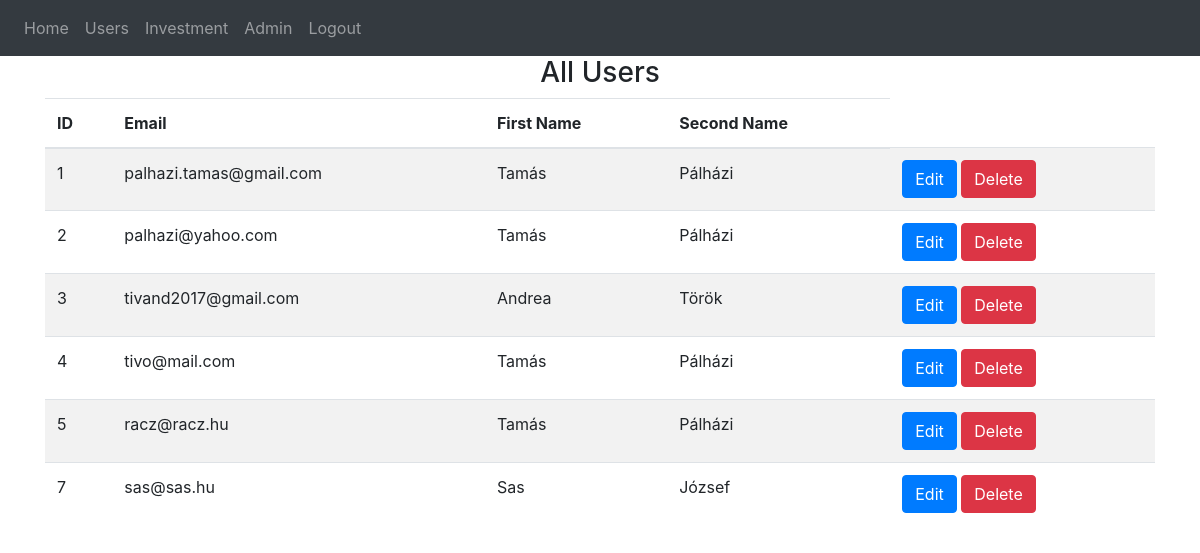
Page /all-users (signed in) on the earlier database version.
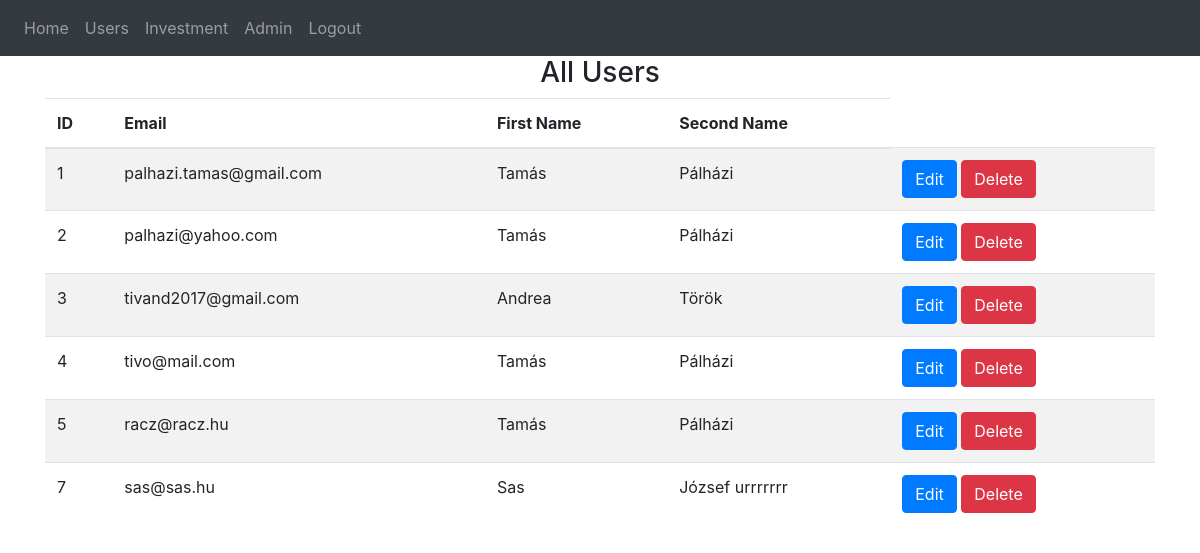
Same page on the later database version.
### website/models.py (models this page shows)
class User(db.Model, UserMixin):
    id = db.Column(db.Integer, primary_key=True)
    email = db.Column(db.String(150), unique=True)
    password = db.Column(db.String(150))
    first_name = db.Column(db.String(150))
    second_name = db.Column(db.String(150))
    notes = db.relationship('Note')
    is_approved = db.Column(db.Boolean, default=False)

### website/views.py (the view)
@views.route('/all-users', methods=['GET'])
@login_required
def all_users():
    users = User.query.all()
    return render_template("all_users.html", users=users, user=current_user)

### website/__init__.py (called while the page is built)
def create_app():
    app = Flask(__name__)
    app.config['SECRET_KEY'] = 'hjshjhdjah kjshkjdhjs'
    app.config['SQLALCHEMY_DATABASE_URI'] = f'sqlite:///{DB_NAME}'
    db.init_app(app)
    from .views import views
    from .auth import auth
    app.register_blueprint(views, url_prefix='/')
    app.register_blueprint(auth, url_prefix='/')
    from .models import User, Note
    with app.app_context():
        db.create_all()
    login_manager = LoginManager()
    login_manager.login_view = 'auth.login'
    login_manager.init_app(app)
    @login_manager.user_loader
    def load_user(id):
        return User.query.get(int(id))
    return app

### website/templates/all_users.html (shortened to what this page needs)
{% extends "base.html" %}
{% block content %}
    <h3 align="center">All Users</h3>
    <table class="table table-striped">
        <thead>
            <tr>
                <th scope="col">ID</th>
                <th scope="col">Email</th>
                <th scope="col">First Name</th>
                <th scope="col">Second Name</th>
            </tr>
        </thead>
        <tbody>
            {% for user in users %}
                <tr>
                    <td>{{ user.id }}</td>
                    <td>{{ user.email }}</td>
                    <td>{{ user.first_name }}</td>
                    <td>{{ user.second_name }}</td>
                    <td>
                        <a href="{{ url_for('views.edit_user', user_id=user.id) }}" class="btn btn-primary">Edit</a>
                        <a href="{{ url_for('views.delete_user', user_id=user.id) }}" class="btn btn-danger">Delete</a>
                      </td>
                </tr>
            {% endfor %}
        </tbody>
    </table>
{% endblock %}

### website/templates/base.html (shortened to what this page needs)
<!DOCTYPE html>
<html>
  <head>
    <link
      rel="stylesheet"
      href="https://stackpath.bootstrapcdn.com/bootstrap/4.4.1/css/bootstrap.min.css"
    />
    <link
      rel="stylesheet"
      href="https://stackpath.bootstrapcdn.com/font-awesome/4.7.0/css/font-awesome.min.css"
    />
  </head>
  <body>
    <nav class="navbar navbar-expand-lg navbar-dark bg-dark">
      <div class="collapse navbar-collapse" id="navbar">
        <div class="navbar-nav">
          {% if user.is_authenticated %}
          <a class="nav-item nav-link" id="home" href="/">Home</a>
          <a class="nav-item nav-link" id="allUsers" href="{{ url_for('views.all_users') }}">Users</a>
          <a class="nav-item nav-link" id="createInvestment" href="{{ url_for('views.create_investment') }}">Investment</a>
          <a class="nav-item nav-link" id="adminDashboard" href="{{ url_for('views.admin_dashboard') }}">Admin</a>
          <a class="nav-item nav-link" id="logout" href="/logout">Logout</a>
          {% else %}
          <a class="nav-item nav-link" id="login" href="/login">Login</a>
          <a class="nav-item nav-link" id="signUp" href="/sign-up">Sign Up</a>
          {% endif %}
        </div>
      </div>
    </nav>
    <div class="container">{% block content %} {% endblock %}</div>
  </body>
</html>

Differences in the rows shown:
changed User "sas@sas.hu": second_name "József" → "József urrrrrrr"
